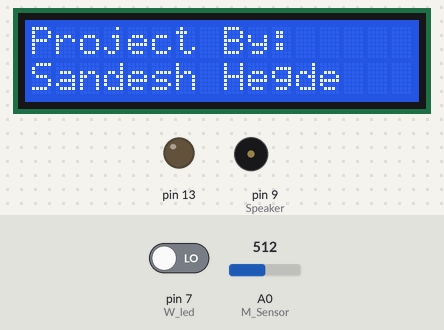
Bench run of a sketch on a simulated Arduino Uno, built with avr-gcc and run on an emulated ATmega328P. On the bench: 16×2 character LCD, output pins drawn as LEDs (lit = HIGH), buzzer (waves = sounding). Inputs (shaded band) come from the test bench; at power-on: A0 (M_Sensor) = 512, pin 7 (W_led) LOW.

Above: at 1.1 s.
At 3.2 s:
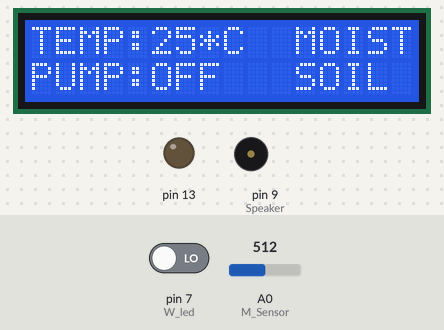
3.3 s: A0 (M_Sensor) set to 689
5.2 s: A0 (M_Sensor) set to 713
At 7.4 s:
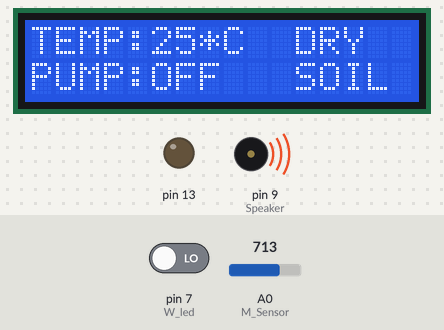
9.3 s: A0 (M_Sensor) set to 290
At 10.4 s:
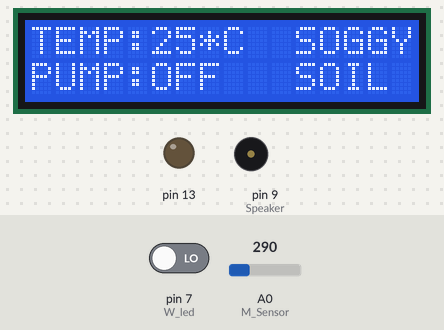
Timing chart, 0 to 12.3 s (numbered marks = the images above; inputs shaded):
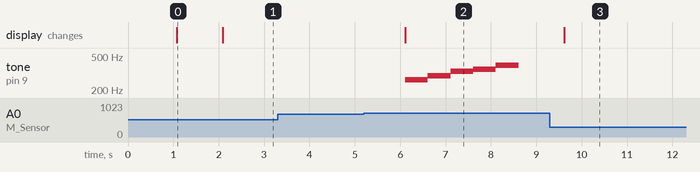

The sketch:

smart_irrigation_system.ino
```cpp
// AUTOMATIC IRRIGATION SYSTEM MADE BY PIYUSH


#include <LiquidCrystal.h> //LCD Library

#define NOTE_C4 262
#define NOTE_D4 294
#define NOTE_E4 330
#define NOTE_F4 349
#define NOTE_G4 392
#define NOTE_A4 440
#define NOTE_B4 494
#define NOTE_C5 523

int temp;
int T_Sensor = A4;
int M_Sensor = A0;
int W_led = 7;
int P_led = 13;
int Speaker = 9;
int val;
int cel;

LiquidCrystal lcd(12, 11, 5, 4, 3, 2);

void setup()
 {
    lcd.begin(16, 2);
    lcd.clear();
    pinMode(13,OUTPUT);
    pinMode(7,INPUT);
    pinMode(9,OUTPUT);

    val = analogRead(T_Sensor); //Read Temperature sensor value
    int mv = ( val/1024.0)*5000;
    cel = mv/10;


    lcd.setCursor(0,0);
    lcd.print("Project By:");
    lcd.setCursor(0,1);
    lcd.print("The Technocrat");
    delay(1000);
    lcd.clear();

     lcd.clear();
    lcd.setCursor(0,0);
    lcd.print("Project By:");
    lcd.setCursor(0,1);
    lcd.print("Sandesh Hegde");
    delay(1000);
}

void loop()
{

  lcd.clear();
  int Moisture = analogRead(M_Sensor); //Read Moisture Sensor Value

  lcd.setCursor(0,0);
  lcd.print("TEMP:");
  lcd.setCursor(5,0);
  lcd.print(cel);
  lcd.setCursor(7,0);
  lcd.print("*C");

 if (Moisture> 700)   // for dry soil
  {
        lcd.setCursor(11,0);
        lcd.print("DRY");
        lcd.setCursor(11,1);
        lcd.print("SOIL");
       if (digitalRead(W_led)==1) //test the availability of water in storage
       {
         digitalWrite(13, HIGH);
         lcd.setCursor(0,1);
         lcd.print("PUMP:ON");
       }
       else
       {
         digitalWrite(13, LOW);
         lcd.setCursor(0,1);
         lcd.print("PUMP:OFF");

           tone(Speaker, NOTE_C4, 500);
           delay(500);
           tone(Speaker, NOTE_D4, 500);
           delay(500);
           tone(Speaker, NOTE_E4, 500);
           delay(500);
           tone(Speaker, NOTE_F4, 500);
           delay(500);
           tone(Speaker, NOTE_G4, 500);
           delay(500);
       }
    }

     if (Moisture>= 300 && Moisture<=700) //for Moist Soil
    {
      lcd.setCursor(11,0);
     lcd.print("MOIST");
     lcd.setCursor(11,1);
     lcd.print("SOIL");
     digitalWrite(13,LOW);
     lcd.setCursor(0,1);
     lcd.print("PUMP:OFF");
  }

  if (Moisture < 300)  // For Soggy soil
  {
    lcd.setCursor(11,0);
     lcd.print("SOGGY");
     lcd.setCursor(11,1);
     lcd.print("SOIL");
     digitalWrite(13,LOW);
     lcd.setCursor(0,1);
     lcd.print("PUMP:OFF");
  }
 delay(1000);
}
```

Measured:
- the behaviour switches between 700 and 701 on A0 (M_Sensor) (found by bisection; images 1 and 2)
- after the input at 3.3 s, every drawn part: stays the same
- after the input at 5.2 s, tone on pin 9 (Speaker): plays 262 Hz for 0.50 s, 294 Hz for 0.50 s, 330 Hz for 0.50 s, 349 Hz for 0.50 s, 392 Hz for 0.50 s, starting after 0.91 s; the display: changes after 0.91 s (image 2)
- after the input at 9.3 s, tone on pin 9 (Speaker): stops changing and stays silent; the display: changes after 0.32 s (image 3)
- what the display in image 0 shows lasts 1.0 s, from 1.1 s to 2.1 s
